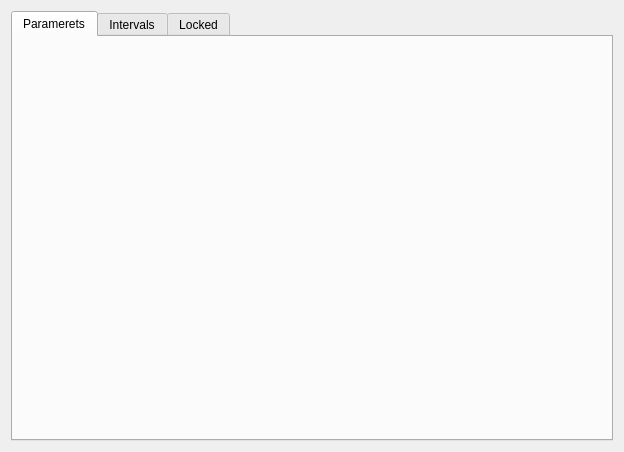
<?xml version="1.0" encoding="UTF-8"?>
<ui version="4.0">
 <class>ChromatogramWidgetSettingsDialogRefactor</class>
 <widget class="QWidget" name="ChromatogramWidgetSettingsDialogRefactor">
  <property name="geometry">
   <rect>
    <x>0</x>
    <y>0</y>
    <width>624</width>
    <height>448</height>
   </rect>
  </property>
  <property name="minimumSize">
   <size>
    <width>300</width>
    <height>0</height>
   </size>
  </property>
  <property name="windowTitle">
   <string>Form</string>
  </property>
  <layout class="QVBoxLayout" name="verticalLayout">
   <item>
    <widget class="QTabWidget" name="tabWidget">
     <property name="minimumSize">
      <size>
       <width>600</width>
       <height>430</height>
      </size>
     </property>
     <property name="currentIndex">
      <number>0</number>
     </property>
     <widget class="QWidget" name="main_tab">
      <attribute name="title">
       <string>Paramerets</string>
      </attribute>
      <layout class="QGridLayout" name="gridLayout_2"/>
     </widget>
     <widget class="QWidget" name="custom_widget">
      <attribute name="title">
       <string>Intervals</string>
      </attribute>
      <layout class="QVBoxLayout" name="verticalLayout_2"/>
     </widget>
     <widget class="QWidget" name="locked_widget">
      <attribute name="title">
       <string>Locked</string>
      </attribute>
      <layout class="QVBoxLayout" name="verticalLayout_3"/>
     </widget>
    </widget>
   </item>
  </layout>
 </widget>
 <resources/>
 <connections/>
</ui>
